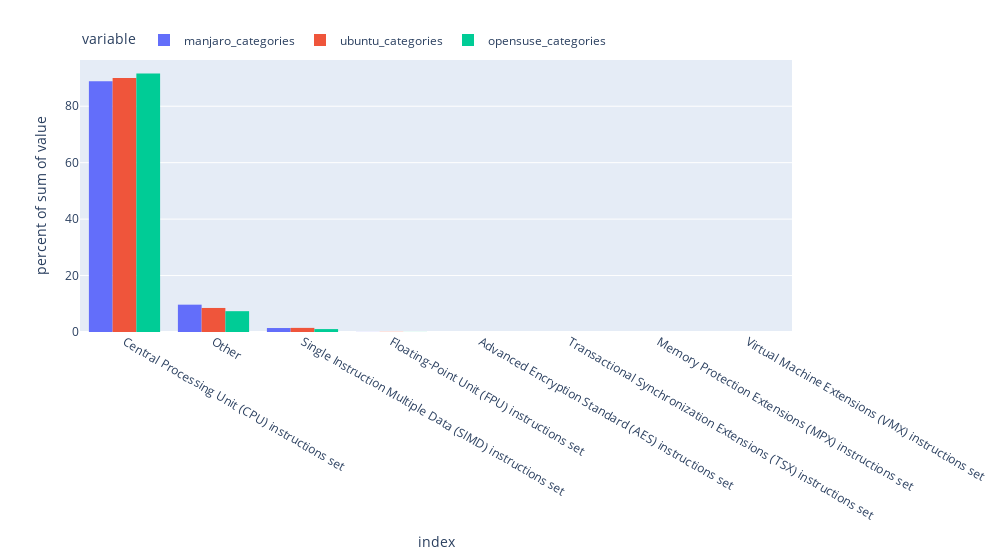

This figure's notebook cell:
### Markdown cell above
### Build a histogram of the total instruction category usage

### Code cell
total_categories_histogram(width=1000)

### Figure 1 — Plotly figure (JSON) as saved in the notebook; plotly's stock layout.template omitted (floating-point values rounded to 4 significant figures)
{"data": [{"alignmentgroup": "True", "bingroup": "x", "histfunc": "sum", "histnorm": "percent", "hovertemplate": "variable=manjaro_categories<br>index=%{x}<br>percent of sum of value=%{y}<extra></extra>", "legendgroup": "manjaro_categories", "marker": {"color": "#636efa", "pattern": {"shape": ""}}, "name": "manjaro_categories", "offsetgroup": "manjaro_categories", "orientation": "v", "showlegend": true, "type": "histogram", "x": ["Central Processing Unit (CPU) instructions set", "Other", "Single Instruction Multiple Data (SIMD) instructions set", "Floating-Point Unit (FPU) instructions set", "Advanced Encryption Standard (AES) instructions set", "Transactional Synchronization Extensions (TSX) instructions set", "Memory Protection Extensions (MPX) instructions set", "Virtual Machine Extensions (VMX) instructions set"], "xaxis": "x", "y": [220473607, 24024003, 3489780, 90635, 4169, 189, 8, 4], "yaxis": "y"}, {"alignmentgroup": "True", "bingroup": "x", "histfunc": "sum", "histnorm": "percent", "hovertemplate": "variable=ubuntu_categories<br>index=%{x}<br>percent of sum of value=%{y}<extra></extra>", "legendgroup": "ubuntu_categories", "marker": {"color": "#EF553B", "pattern": {"shape": ""}}, "name": "ubuntu_categories", "offsetgroup": "ubuntu_categories", "orientation": "v", "showlegend": true, "type": "histogram", "x": ["Central Processing Unit (CPU) instructions set", "Other", "Single Instruction Multiple Data (SIMD) instructions set", "Floating-Point Unit (FPU) instructions set", "Advanced Encryption Standard (AES) instructions set", "Transactional Synchronization Extensions (TSX) instructions set", "Memory Protection Extensions (MPX) instructions set", "Virtual Machine Extensions (VMX) instructions set"], "xaxis": "x", "y": [175410372, 16604584, 2841192, 107178, 2710, 195, 5, 4], "yaxis": "y"}, {"alignmentgroup": "True", "bingroup": "x", "histfunc": "sum", "histnorm": "percent", "hovertemplate": "variable=opensuse_categories<br>index=%{x}<br>percent of sum of value=%{y}<extra></extra>", "legendgroup": "opensuse_categories", "marker": {"color": "#00cc96", "pattern": {"shape": ""}}, "name": "opensuse_categories", "offsetgroup": "opensuse_categories", "orientation": "v", "showlegend": true, "type": "histogram", "x": ["Central Processing Unit (CPU) instructions set", "Other", "Single Instruction Multiple Data (SIMD) instructions set", "Floating-Point Unit (FPU) instructions set", "Advanced Encryption Standard (AES) instructions set", "Transactional Synchronization Extensions (TSX) instructions set", "Memory Protection Extensions (MPX) instructions set", "Virtual Machine Extensions (VMX) instructions set"], "xaxis": "x", "y": [191887696, 15461454, 2161179, 58391, 5520, 130, 8, 6], "yaxis": "y"}], "layout": {"barmode": "group", "legend": {"orientation": "h", "title": {"text": "variable"}, "tracegroupgap": 0, "x": 0, "xanchor": "left", "y": 1.02, "yanchor": "bottom"}, "margin": {"t": 60}, "width": 1000, "xaxis": {"anchor": "y", "domain": [0, 1], "title": {"text": "index"}}, "yaxis": {"anchor": "x", "domain": [0, 1], "title": {"text": "percent of sum of value"}}}}
